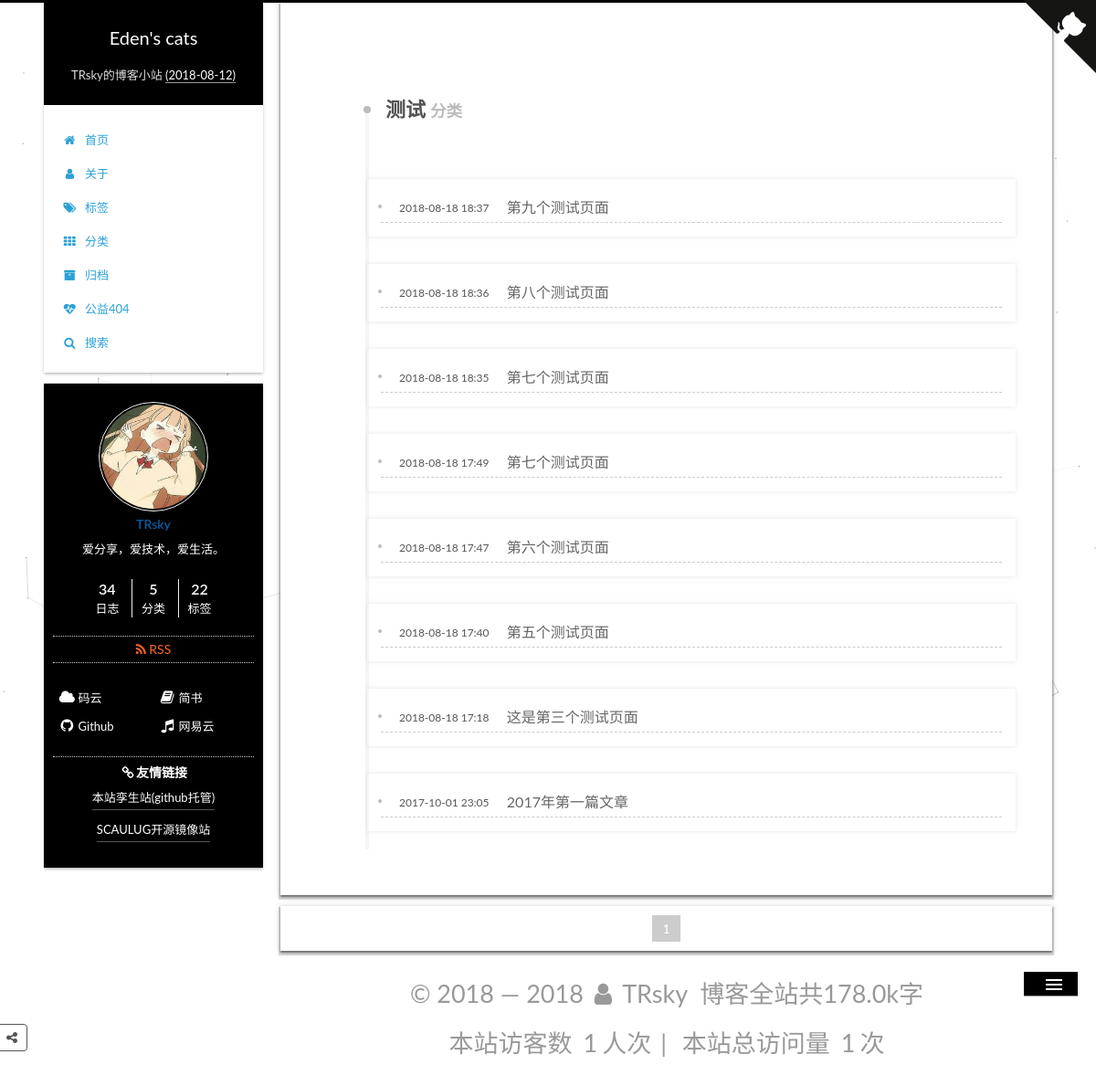
The app's page /category/1/, older data.
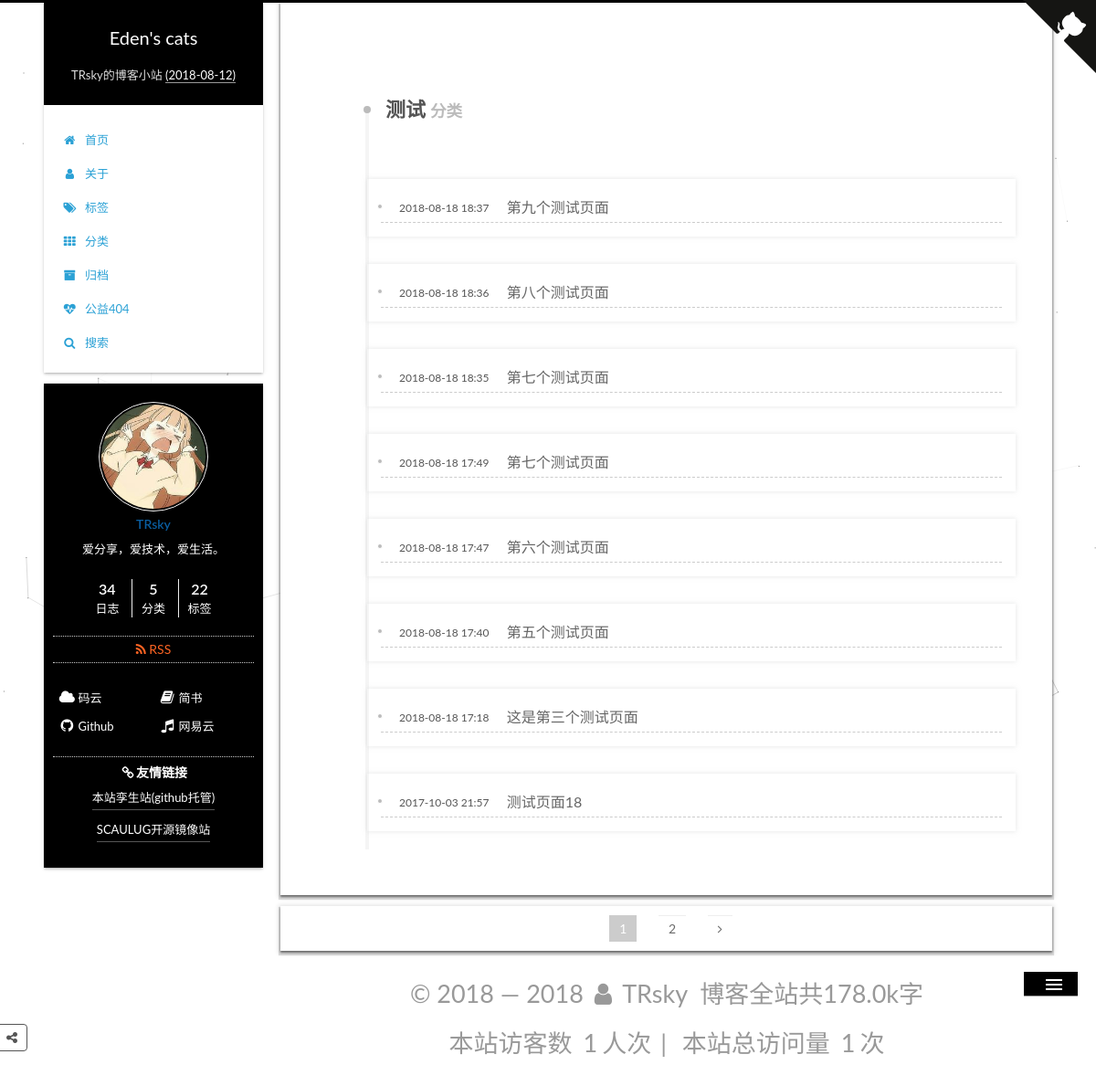
The same page, newer data.
### apps/blog/models.py (models this page shows, shortened)
class Article(models.Model):
    STATUS_CHOICES = (
        ('draft', '草稿'),
        ('publish', '发表'),
    )
    title = models.CharField(verbose_name='标题', max_length=100)
    content = models.TextField(verbose_name='正文', blank=True, null=True)
    status = models.CharField(verbose_name='文章状态', max_length=10, choices=STATUS_CHOICES, default='publish')
    created_time = models.DateTimeField(verbose_name='创建时间', default=now)
    public_time = models.DateTimeField(verbose_name='发布时间', blank=True, null=True)
    modified_time = models.DateTimeField(verbose_name='修改时间', default=now)
    words = models.PositiveIntegerField(verbose_name='文章字数', default=0)
    time = models.PositiveIntegerField(verbose_name='阅读时长', default=0 )
    views = models.PositiveIntegerField(verbose_name='访问量', default=0)
    slogan = models.TextField(verbose_name='标语', blank=True, null=True)
    excerpt = models.CharField(verbose_name='文章摘要', max_length=500, blank=True)
    category = models.ForeignKey(Category, verbose_name='分类', on_delete=models.CASCADE, blank=False, null=False)
    tags = models.ManyToManyField(Tag, verbose_name='标签', blank=True)
    author = models.ForeignKey(User, verbose_name='作者', on_delete=models.CASCADE, blank=False, null=False)
    class Meta:  # 按文章创建日期降序排序
        ordering = ['-public_time']
        verbose_name = '文章'  # 指定后台显示模型名称
        verbose_name_plural = '文章列表'  # 指定后台显示模型复数名称
        db_table = 'article'  # 数据库表
        get_latest_by = 'created_time'

### apps/blog/views.py (the view)
# urls.py: path('category/<int:id>/', views.search_category, name='category_menu'),
def search_category(request, id):
    posts = Article.objects.filter(category_id=str(id))
    category = categories.get(id=str(id))
    paginator = Paginator(posts, 8)  # 每页显示数量
    try:
        page = request.GET.get('page')  # 获取 URL 中 Page 的参数值
        post_list = paginator.page(page)
    except PageNotAnInteger:
        post_list = paginator.page(1)
    except EmptyPage:
        post_list = paginator.page(paginator.num_pages)
    return render(request, 'category.html', {
        'post_list': post_list,
        'category_list': categories,
        'category': category,
        'months': months
    })

### apps/blog/models.py (called while the page is built)
    def __str__(self):
        return self.name

### apps/blog/templatetags/pagetag.py (called while the page is built)
@register.simple_tag
def pagination_pages(curr_page, loop_page):
    offset = abs(curr_page - loop_page)
    if offset < 3:
        if curr_page == loop_page:
            page_element = '<span class="page-number current">%s</span>' % loop_page
        else:
            page_element = ' <a class="page-number" href="?page=%s">%s</a>' % (loop_page, loop_page)
        return format_html(page_element)
    else:
        return ''

### templates/category.html (shortened to what this page needs)
{% extends "base.html" %}
{% block content %}
    {% load pagetag %}
<div class="content-wrap">
	<div id="content" class="content">
		<div class="post-block category" style="opacity: 1; display: block;">
			<div id="posts" class="posts-collapse">
				<div class="collection-title" style="opacity: 1; display: block; transform: translateX(0px);">
					<h1>{{ category }}<small>分类</small></h1>
				</div>
                {% for post in post_list %}
				<article class="post post-type-normal" itemscope="" itemtype="http://schema.org/Article">
					<header class="post-header" style="opacity: 1; display: block; transform: translateY(0px);">
						<h2 class="post-title"><a class="post-title-link" href="{% url 'detail' id=post.id %}" itemprop="url">
                            <span itemprop="name">&nbsp;&nbsp;&nbsp;&nbsp;&nbsp;&nbsp;&nbsp;&nbsp;&nbsp;&nbsp;&nbsp;&nbsp;&nbsp;&nbsp;&nbsp;&nbsp;&nbsp;&nbsp;&nbsp;{{ post.title }}</span></a></h2>
						<div class="post-meta">
							<time class="post-time" itemprop="dateCreated" datetime="{{ post.public_time|date:'Y-m-d H:i' }}" content="{{ post.public_time|date:'Y-m-d' }}">
								{{ post.public_time|date:'Y-m-d H:i' }}
							</time>
						</div>
					</header>
				</article>
                    {% empty %}
                    (；´д｀)ゞSorry 啊，暂相关文章！！！
                {% endfor %}
			</div>
		</div>
<nav class="pagination" >
                                {% if post_list.object_list and post_list.paginator.num_pages > 0 %}
                                    {% for pg in post_list.paginator.page_range %}
                                       {% pagination_pages post_list.number pg %}
                                    {% endfor %}
                                    {% if post_list.has_next %}
                                    <a class="extend next" rel="next" href="?page={{ post_list.next_page_number }}"><i class="fa fa-angle-right"></i></a>
                                        {% endif %}
                                {% endif %}
							</nav>
	</div>
</div>
{% include "leftSidebar.html" %}
{% endblock %}

Row changes from the older to the newer data that the page shows:
no longer on this page (row unchanged): Article: title "2017年第一篇文章", public_time "2017-10-01 23:05"
added Article: title "测试页面18", public_time "2017-10-03 21:57"
Text that changed along with them:
new list line: "2"
